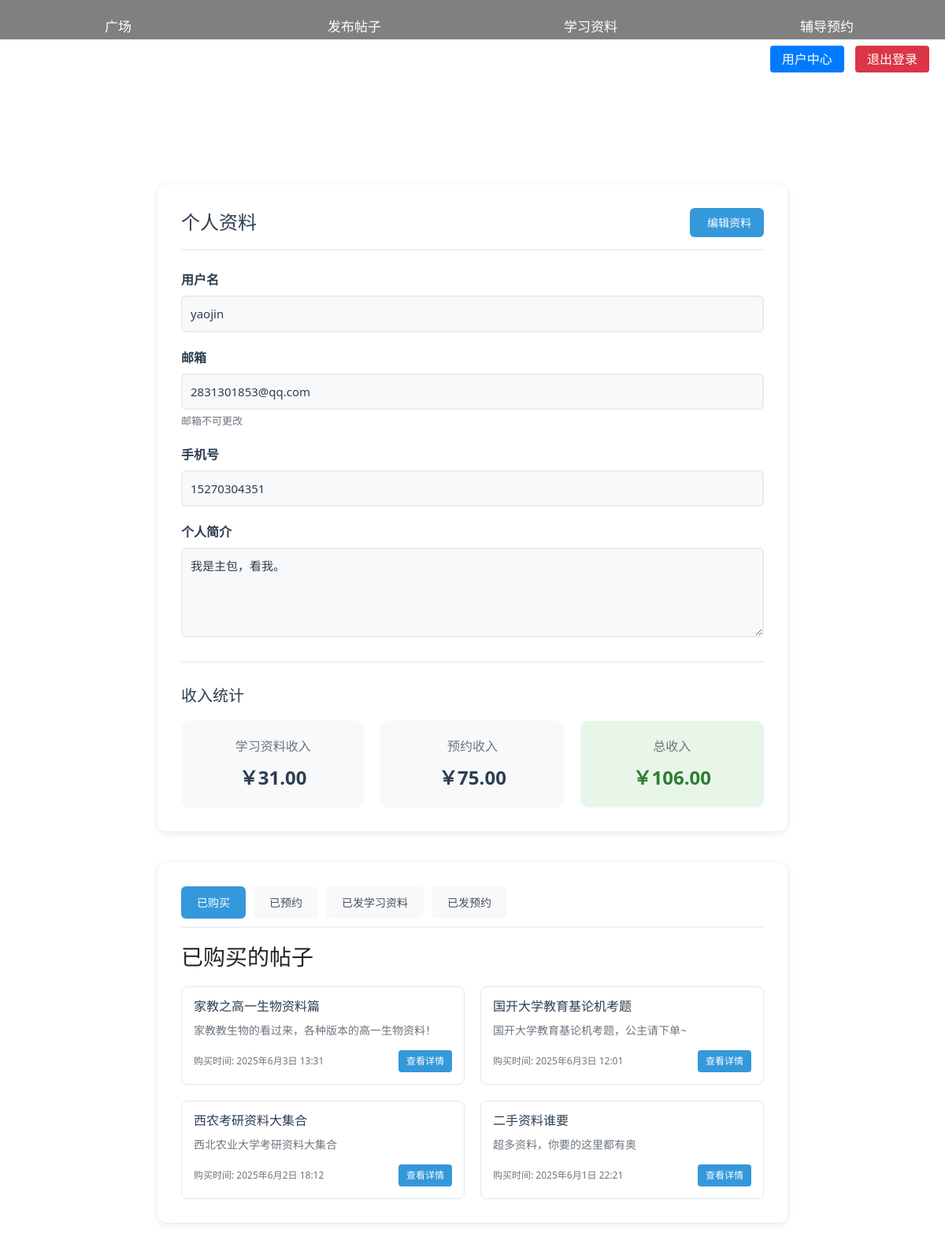
The page /user_center/profile/ (signed in) on the database its author committed.
### user_center/models.py (models this page shows, shortened)
class User(AbstractUser):
    gender = (
        ('male', '男'),
        ('female', '女'),
    )
    phone = models.CharField('手机号', max_length=11, blank=True, null=True)
    head = models.ImageField('头像', upload_to='images', default='/media/images/光遇背景.jpg', blank=True, null=True)
    sex = models.CharField('性别', max_length=32, choices=gender, default='男')
    bio = models.TextField('个人简介', max_length=500, blank=True, null=True)
    created_time = models.DateTimeField('注册时间', auto_now_add=True)
    update_time = models.DateTimeField('更新时间', auto_now=True)
    class Meta:
        ordering = ['created_time']
        verbose_name = '用户'
        verbose_name_plural = '用户'

### send_post/models.py (models this page shows, shortened)
class Purchase(models.Model):
    buyer = models.ForeignKey(User, on_delete=models.CASCADE, related_name='purchases')
    seller = models.ForeignKey(User, on_delete=models.CASCADE, related_name='sales')
    post = models.ForeignKey(StudyMaterialPost, on_delete=models.CASCADE, related_name='purchases')
    post_title = models.CharField(max_length=200)
    price = models.DecimalField(max_digits=10, decimal_places=2)
    purchase_time = models.DateTimeField(default=timezone.now)
    class Meta:
        ordering = ['-purchase_time']

class StudyMaterialPost(models.Model):
    id = models.AutoField(primary_key=True, verbose_name='帖子ID')
    title = models.CharField('标题', max_length=128)
    content = models.TextField('内容')
    subject = models.CharField('科目', max_length=64, choices=(
        ('math', '数学'),
        ('chinese', '语文'),
        ('english', '英语'),
        ('physics', '物理'),
        ('chemistry', '化学'),
        ('biology', '生物'),
        ('history', '历史'),
        ('geography', '地理'),
        ('politics', '政治'),
        ('other', '其他'),
    ))
    material_type = models.CharField('资料类型', max_length=32, choices=(
        ('document', '文档'),
        ('video', '视频'),
        ('link', '链接'),
        ('other', '其他'),
    ))
    price = models.DecimalField('价格', max_digits=10, decimal_places=2, default=Decimal('0.00'), help_text='请输入资料价格')
    image = models.ImageField('封面图片', upload_to='study_materials/images/', blank=True, null=True, help_text='建议上传一张资料相关的封面图片')
    file = models.FileField('附件', upload_to='study_materials/', blank=True, null=True)
    file_url = models.URLField('资料链接', max_length=500, blank=True, null=True, help_text='请输入资料的网络链接')
    author = models.ForeignKey(User, on_delete=models.CASCADE, verbose_name='作者')
    created_time = models.DateTimeField('创建时间', auto_now_add=True)
    update_time = models.DateTimeField('更新时间', auto_now=True)
    class Meta:
        ordering = ['-created_time']
        verbose_name = '学习资料'
        verbose_name_plural = '学习资料'

### user_center/views.py (the view, shortened to what this page needs)
# urls.py: path('profile/', views.profile, name='profile'),
def profile(request):
    if not request.session.get('is_authenticated'):
        return redirect('user_center:login')
    user = User.objects.get(id=request.session.get('user_id'))
    shared_materials = StudyMaterialPost.objects.filter(author=user)
    shared_bookings = ReservationPost.objects.filter(author=user)
    materials_income = 0
    for material in shared_materials:
        purchase_count = Purchase.objects.filter(post=material).count()
        materials_income += material.price * purchase_count
    reservations_income = 0
    for booking in shared_bookings:
        reservation_count = Reservation.objects.filter(post=booking, status='active').count()
        reservations_income += booking.price * reservation_count
    total_income = materials_income + reservations_income
    purchased_posts = Purchase.objects.filter(buyer=user)
    booked_posts = Reservation.objects.filter(user=user)
    context = {
        'user': user,
        'purchased_posts': purchased_posts,
        'booked_posts': booked_posts,
        'shared_materials': shared_materials,
        'shared_bookings': shared_bookings,
        'materials_income': materials_income,
        'reservations_income': reservations_income,
        'total_income': total_income
    }
    return render(request, 'user_center/profile.html', context)

### templates/user_center/profile.html (shortened to what this page needs)
{% extends 'base.html' %}
{% load static %}
{% block content %}
<div class="profile-container">
  <div class="header">
    <h2>个人资料</h2>
    <button type="button" id="editBtn" class="edit-btn">
       编辑资料
    </button>
  </div>
  <form id="profileForm" class="profile-form">
    <div class="form-group">
      <label for="username">用户名</label>
      <input type="text" id="username" name="username" value="{{ user.username }}" required disabled>
    </div>
    <div class="form-group">
      <label for="email">邮箱</label>
      <input type="email" id="email" value="{{ user.email }}" disabled>
      <small class="form-text">邮箱不可更改</small>
    </div>
    <div class="form-group">
      <label for="phone">手机号</label>
      <input type="tel" id="phone" name="phone" value="{{ user.phone }}" pattern="[0-9]{11}" required disabled>
    </div>
    <div class="form-group">
      <label for="bio">个人简介</label>
      <textarea id="bio" name="bio" rows="4" disabled>{{ user.bio }}</textarea>
    </div>
  </form>
  <div class="income-stats">
    <h3>收入统计</h3>
    <div class="income-grid">
      <div class="income-card">
        <div class="income-title">学习资料收入</div>
        <div class="income-amount">￥{{ materials_income }}</div>
      </div>
      <div class="income-card">
        <div class="income-title">预约收入</div>
        <div class="income-amount">￥{{ reservations_income }}</div>
      </div>
      <div class="income-card total">
        <div class="income-title">总收入</div>
        <div class="income-amount">￥{{ total_income }}</div>
      </div>
    </div>
  </div>
</div>
<div class="user-posts-container">
  <div class="posts-nav">
    <button class="post-nav-btn active" data-target="purchased">已购买</button>
    <button class="post-nav-btn" data-target="booked">已预约</button>
    <button class="post-nav-btn" data-target="shared-materials">已发学习资料</button>
    <button class="post-nav-btn" data-target="shared-bookings">已发预约</button>
  </div>
  <div class="posts-content">
    <div id="purchased" class="post-section active">
      <h3>已购买的帖子</h3>
      <div class="posts-grid">
        {% for post in purchased_posts %}
        <div class="post-card">
          <h4>{{ post.post.title }}</h4>
          <p>{{ post.post.content|truncatewords:20 }}</p>
          <div class="post-meta">
            <span>购买时间: {{ post.purchase_time }}</span>
            <a href="{% url 'square:post_detail' post_type='studymaterialpost' post_id=post.post.id %}"
              class="view-btn">查看详情</a>
          </div>
        </div>
        {% empty %}
        <p class="no-posts">暂无已购买的帖子</p>
        {% endfor %}
      </div>
    </div>
  </div>
</div>
{% endblock %}

### templates/user_center/profile.html (style rules this page uses)
.profile-container { max-width: 800px; margin: 40px auto; padding: 30px; background-color: #ffffff; border-radius: 12px; box-shadow: 0 2px 10px rgba(0, 0, 0, 0.1); }
.header { display: flex; justify-content: space-between; align-items: center; margin-bottom: 25px; padding-bottom: 15px; border-bottom: 2px solid #eef2f7; }
.header h2 { color: #2c3e50; font-size: 24px; margin: 0; }
.edit-btn { padding: 8px 16px; background-color: #3498db; color: white; border: none; border-radius: 6px; font-size: 14px; cursor: pointer; transition: background-color 0.3s; display: flex; align-items: center; gap: 6px; }
.form-group { margin-bottom: 20px; }
.form-group label { display: block; color: #2c3e50; font-weight: 600; margin-bottom: 8px; }
.form-group input, .form-group textarea { width: 100%; padding: 10px; border: 2px solid #e1e8ef; border-radius: 6px; font-size: 15px; color: #2c3e50; transition: all 0.3s ease; background-color: #fff; }
.form-group input:disabled, .form-group textarea:disabled { background-color: #f8f9fa; cursor: not-allowed; border-color: #e9ecef; }
.form-text { display: block; margin-top: 5px; color: #6c757d; font-size: 13px; }
.user-posts-container { max-width: 800px; margin: 20px auto 40px; padding: 30px; background-color: #ffffff; border-radius: 12px; box-shadow: 0 2px 10px rgba(0, 0, 0, 0.1); }
.posts-nav { display: flex; gap: 10px; margin-bottom: 20px; border-bottom: 2px solid #eef2f7; padding-bottom: 10px; }
.post-nav-btn { padding: 10px 20px; border: none; border-radius: 6px; background-color: #f8f9fa; color: #495057; cursor: pointer; transition: all 0.3s; font-size: 14px; }
.post-nav-btn.active { background-color: #3498db; color: white; }
.post-section { display: none; }
.post-section.active { display: block; }
.posts-grid { display: grid; grid-template-columns: repeat(auto-fill, minmax(250px, 1fr)); gap: 20px; margin-top: 20px; }
.post-card { padding: 15px; border: 1px solid #e1e8ef; border-radius: 8px; transition: all 0.3s; }
.post-card h4 { margin: 0 0 10px; color: #2c3e50; font-size: 16px; }
.post-card p { color: #6c757d; font-size: 14px; margin: 0 0 15px; }
.post-meta { display: flex; justify-content: space-between; align-items: center; font-size: 12px; color: #6c757d; }
.view-btn { padding: 5px 10px; background-color: #3498db; color: white; text-decoration: none; border-radius: 4px; font-size: 12px; transition: background-color 0.3s; }
.income-stats { margin-top: 30px; padding-top: 30px; border-top: 2px solid #eef2f7; }
.income-stats h3 { color: #2c3e50; font-size: 20px; margin-bottom: 20px; }
.income-grid { display: grid; grid-template-columns: repeat(auto-fit, minmax(200px, 1fr)); gap: 20px; }
.income-card { background-color: #f8f9fa; border-radius: 10px; padding: 20px; text-align: center; transition: transform 0.3s ease; }
.income-card.total { background-color: #e8f5e9; }
.income-title { color: #6c757d; font-size: 16px; margin-bottom: 10px; }
.income-amount { color: #2c3e50; font-size: 24px; font-weight: bold; }
.income-card.total .income-amount { color: #2e7d32; }

### rows shown on the page
User: username "yaojin", email "2831301853@qq.com", phone "15270304351", bio "我是主包，看我。"
Purchase: post "家教之高一生物资料篇", post.content "家教教生物的看过来，各种版本的高一生物资料！", purchase_time "2025年6月3日 13:31"
Purchase: post "国开大学教育基论机考题", post.content "国开大学教育基论机考题，公主请下单~", purchase_time "2025年6月3日 12:01"
Purchase: post "西农考研资料大集合", post.content "西北农业大学考研资料大集合", purchase_time "2025年6月2日 18:12"
Purchase: post "二手资料谁要", post.content "超多资料，你要的这里都有奥", purchase_time "2025年6月1日 22:21"

### other values the page prints
{{ materials_income }} "31.00"
{{ reservations_income }} "75.00"
{{ total_income }} "106.00"
